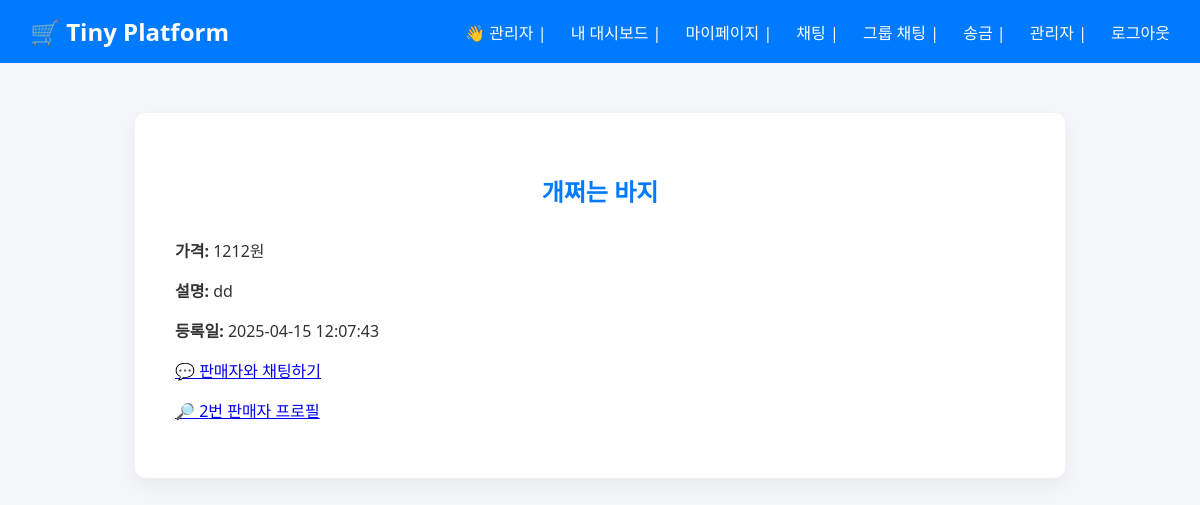
The page /product/1 (signed in) on the database its author committed.
### tables this page shows
CREATE TABLE products (
                id INTEGER PRIMARY KEY AUTOINCREMENT,
                name TEXT NOT NULL,
                description TEXT,
                price INTEGER,
                seller_id INTEGER,
                is_blocked INTEGER DEFAULT 0,
                created_at TIMESTAMP DEFAULT CURRENT_TIMESTAMP,
                buyer_id INTEGER
            );

### app.py (the view)
@app.route("/product/<int:product_id>")
def view_product(product_id):
    with sqlite3.connect(DB_NAME) as conn:
        product = conn.execute("SELECT * FROM products WHERE id = ?", (product_id,)).fetchone()
    return render_template("view_product.html", product=product)

### templates/view_product.html (shortened to what this page needs)
{% extends "base.html" %}
{% block content %}
<h2>{{ product[1] }}</h2>
<p><strong>가격:</strong> {{ product[3] }}원</p>
<p><strong>설명:</strong> {{ product[2] or "설명이 없습니다." }}</p>
<p><strong>등록일:</strong> {{ product[6] }}</p>
{% if session.get("user_id") and product[4] != session["user_id"] and not product[7] %}
<p>
  <a class="btn" href="{{ url_for('chat', user_id=product[4]) }}">💬 판매자와 채팅하기</a>
</p>
<p>
  <a href="{{ url_for('view_user', user_id=product[4]) }}">🔎 {{ product[4] }}번 판매자 프로필</a>
</p>
{% endif %}
{% endblock %}

### static/style.css (style rules this page uses)
body { margin: 0; padding: 0; font-family: 'Segoe UI', 'Helvetica', 'Apple SD Gothic Neo', sans-serif; background-color: #f4f6f9; color: #333; }
h2 { text-align: center; color: #007bff; margin-bottom: 30px; }

### rows shown on the page
products: name "개쩌는 바지", price "1212", description "dd", created_at "2025-04-15 12:07:43", seller "2"

### other values the page prints
{{ session["username"] }} "관리자"
